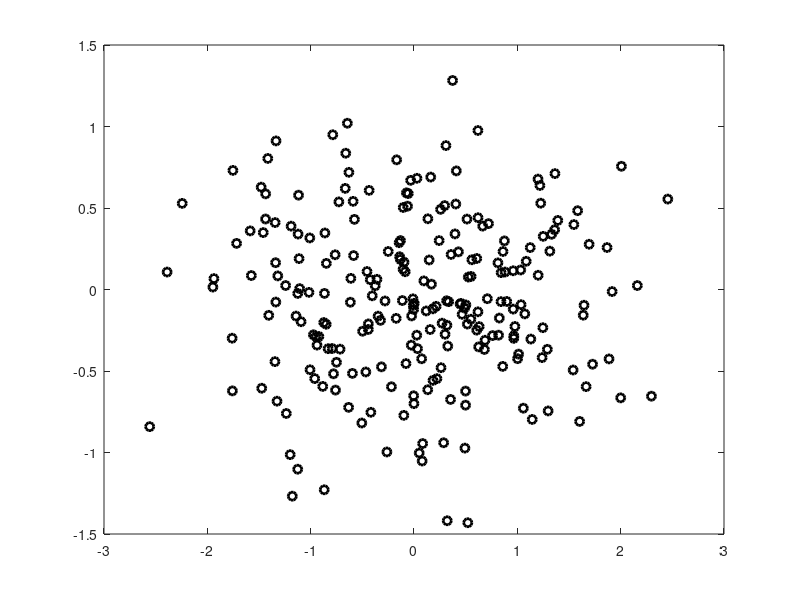
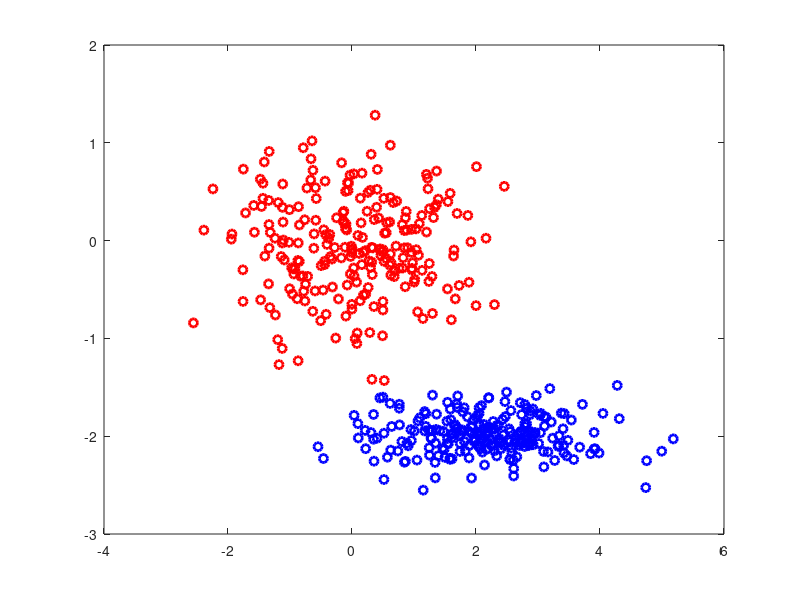
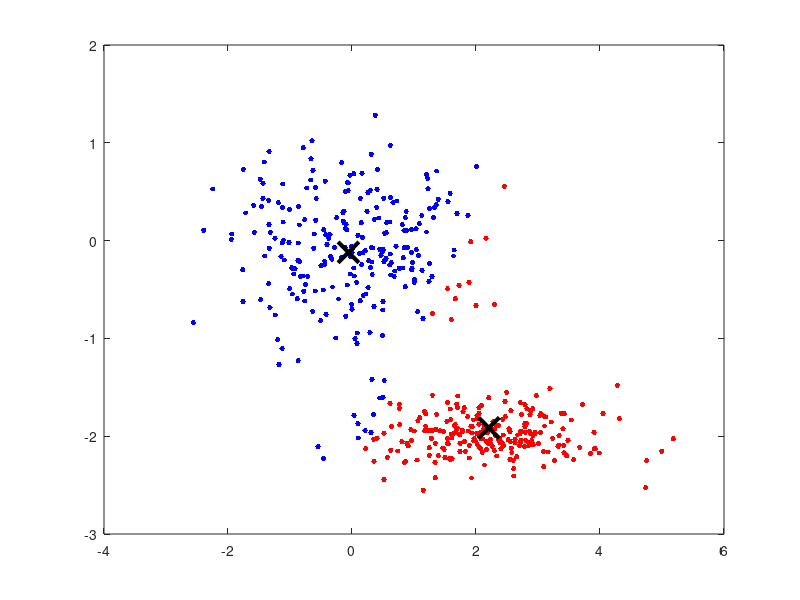

Write MATLAB code to recreate these figures, in order. (Note: this script raises an error after producing the figures.)
% Purpose:      Provide sample script for K-means clustering
% Input:        None
% Output:       Three plots. 1) Original data 2) Two original clusters 3)
%               Result of clustering algorithm for contrast with true data
% Dependencies:     none
% Version history:  02/10/2020
% Matlab version:   2015a
% Creator:  Esti Blanco-Elorrieta

%% Start a new script from scratch%

clear all; close all; clc


%% Create simulation data 

%Create some gaussian distributed random variables. Let's pretend these 
% data comes from some type of data, let's say cats.

%We make a variable, that is randomly distributed following a gaussian 
%distribution with mean 0, and 1 variance. One column, 240 rows
x = randn(240,1);

% We make a similarly random variable but we narrow the variance
y = 0.5*randn(240,1);

%We can plot them to see their configuration in space. This figure shows 
% our random distribution of points
plot(x,y,'ko','Linewidth',[2])

%Now we will create similarly randomly distributed data for e.g. dogs, and
%we will center this data around 1 and -1, instead of 0.

x2 = randn(240,1)+2;
y2 = 0.2*randn(240,1)-2;

%We can now see how these two groups are different in space
%plot cats in black
figure;
plot(x,y,'ro','Linewidth',[2]); hold on;
%plot dogs in red
plot(x2,y2,'bo','Linewidth',[2])

%This is the data set we are going to try to sort out. Most red dots are
%up, and most blue dots are down. 

%Join the vectors in one. Although we know that the data is coming from two
%distinct clusters, we will feed it as one to test that the algorithm works
xjoined = [x; x2]
yjoined = [y; y2]

%add x and y columns in one matrix
joined = [xjoined yjoined]

%% Run k-means clustering algorithm

%We run k-means clustering on the joined data and let the algorithm split
%it meaningfully for us. The variable "idx" will contain the index of the
%centroid each observation was asigned to (either group 1 or group 2). Variable "C"
%will contain the coordinates for each of the two centroids

[idx,C] = kmeans(joined,2);

%% We plot the data to check that the algorithm has done its job correctly

%Open a new figure
figure;

%We will plot the observations that were asigned to group 1 first in red by
%selecting idx == 1
plot(joined(idx==1,1),joined(idx==1,2),'r.','MarkerSize',12)
hold on

%We will plot the observations that were asigned to group 2 in black by
%selecting idx == 2
plot(joined(idx==2,1),joined(idx==2,2),'b.','MarkerSize',12)

%We plot the centroids of each of the two clusters
plot(C(:,1),C(:,2),'kx','MarkerSize',15,'LineWidth',3) 

%Add a legend and a title
legend('Cluster 1','Cluster 2','Centroids','Location','NW')
title 'Cluster Assignments and Centroids'

%We are done, now we can compare the original figure before we mixed our 
%data together, and the way k-means algorithm has sorted it out
hold off